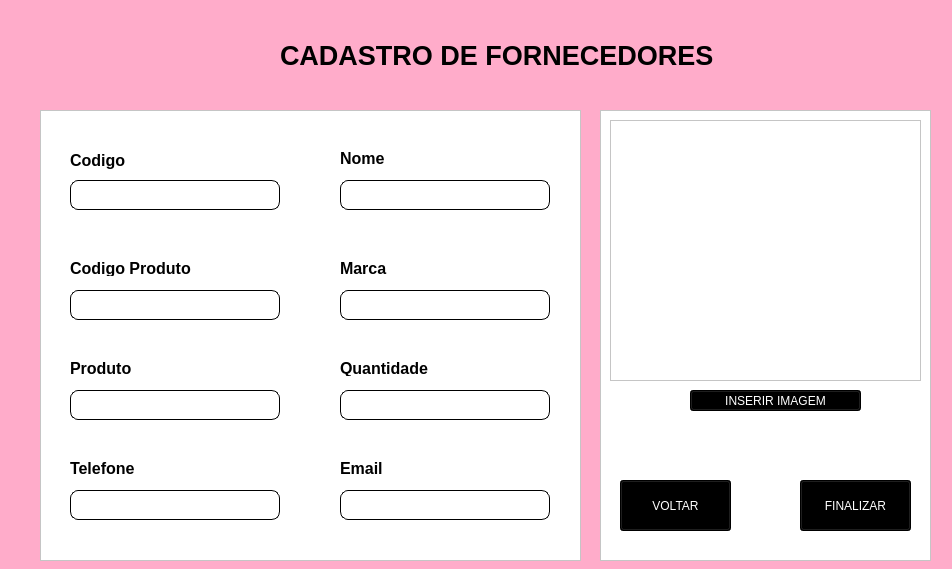
<?xml version="1.0" encoding="UTF-8"?>
<ui version="4.0">
 <class>Form</class>
 <widget class="QWidget" name="Form">
  <property name="geometry">
   <rect>
    <x>0</x>
    <y>0</y>
    <width>952</width>
    <height>569</height>
   </rect>
  </property>
  <property name="maximumSize">
   <size>
    <width>952</width>
    <height>569</height>
   </size>
  </property>
  <property name="windowTitle">
   <string>FORNECEDORES</string>
  </property>
  <property name="windowIcon">
   <iconset>
    <normaloff>../Users/889067/Downloads/2-removebg-preview.png</normaloff>../Users/889067/Downloads/2-removebg-preview.png</iconset>
  </property>
  <property name="styleSheet">
   <string notr="true">background-color: rgb(255, 172, 202);</string>
  </property>
  <widget class="QFrame" name="frame">
   <property name="geometry">
    <rect>
     <x>40</x>
     <y>110</y>
     <width>541</width>
     <height>451</height>
    </rect>
   </property>
   <property name="styleSheet">
    <string notr="true">background-color: rgb(255, 255, 255);</string>
   </property>
   <property name="frameShape">
    <enum>QFrame::StyledPanel</enum>
   </property>
   <property name="frameShadow">
    <enum>QFrame::Raised</enum>
   </property>
   <widget class="QLineEdit" name="id">
    <property name="geometry">
     <rect>
      <x>30</x>
      <y>70</y>
      <width>210</width>
      <height>30</height>
     </rect>
    </property>
    <property name="font">
     <font>
      <family>Nirmala UI</family>
     </font>
    </property>
    <property name="styleSheet">
     <string notr="true">QLineEdit {
background-color: #fff;
border: 1px solid #000000;
border-radius: 8px;
}

QLineEdit:focus {
border: 2px solid #000000;

}</string>
    </property>
   </widget>
   <widget class="QLineEdit" name="nome">
    <property name="geometry">
     <rect>
      <x>300</x>
      <y>70</y>
      <width>210</width>
      <height>30</height>
     </rect>
    </property>
    <property name="font">
     <font>
      <family>Nirmala UI</family>
     </font>
    </property>
    <property name="styleSheet">
     <string notr="true">QLineEdit {
background-color: #fff;
border: 1px solid #000000;
border-radius: 8px;
}

QLineEdit:focus {
border: 2px solid #000000;

}</string>
    </property>
   </widget>
   <widget class="QLineEdit" name="id_prod">
    <property name="geometry">
     <rect>
      <x>30</x>
      <y>180</y>
      <width>210</width>
      <height>30</height>
     </rect>
    </property>
    <property name="font">
     <font>
      <family>Nirmala UI</family>
     </font>
    </property>
    <property name="styleSheet">
     <string notr="true">QLineEdit {
background-color: #fff;
border: 1px solid #000000;
border-radius: 8px;
}

QLineEdit:focus {
border: 2px solid #000000;

}</string>
    </property>
   </widget>
   <widget class="QLineEdit" name="marca">
    <property name="geometry">
     <rect>
      <x>300</x>
      <y>180</y>
      <width>210</width>
      <height>30</height>
     </rect>
    </property>
    <property name="font">
     <font>
      <family>Nirmala UI</family>
     </font>
    </property>
    <property name="styleSheet">
     <string notr="true">QLineEdit {
background-color: #fff;
border: 1px solid #000000;
border-radius: 8px;
}

QLineEdit:focus {
border: 2px solid #000000;

}</string>
    </property>
   </widget>
   <widget class="QLineEdit" name="produto">
    <property name="geometry">
     <rect>
      <x>30</x>
      <y>280</y>
      <width>210</width>
      <height>30</height>
     </rect>
    </property>
    <property name="font">
     <font>
      <family>Nirmala UI</family>
     </font>
    </property>
    <property name="styleSheet">
     <string notr="true">QLineEdit {
background-color: #fff;
border: 1px solid #000000;
border-radius: 8px;
}

QLineEdit:focus {
border: 2px solid #000000;

}</string>
    </property>
   </widget>
   <widget class="QLineEdit" name="quantidade">
    <property name="geometry">
     <rect>
      <x>300</x>
      <y>280</y>
      <width>210</width>
      <height>30</height>
     </rect>
    </property>
    <property name="font">
     <font>
      <family>Nirmala UI</family>
     </font>
    </property>
    <property name="styleSheet">
     <string notr="true">QLineEdit {
background-color: #fff;
border: 1px solid #000000;
border-radius: 8px;
}

QLineEdit:focus {
border: 2px solid #000000;

}</string>
    </property>
   </widget>
   <widget class="QLabel" name="label_2">
    <property name="geometry">
     <rect>
      <x>30</x>
      <y>40</y>
      <width>121</width>
      <height>21</height>
     </rect>
    </property>
    <property name="font">
     <font>
      <family>Nirmala UI</family>
      <pointsize>12</pointsize>
      <weight>75</weight>
      <bold>true</bold>
     </font>
    </property>
    <property name="text">
     <string>Codigo</string>
    </property>
   </widget>
   <widget class="QLabel" name="label_3">
    <property name="geometry">
     <rect>
      <x>30</x>
      <y>150</y>
      <width>121</width>
      <height>16</height>
     </rect>
    </property>
    <property name="font">
     <font>
      <family>Nirmala UI</family>
      <pointsize>12</pointsize>
      <weight>75</weight>
      <italic>false</italic>
      <bold>true</bold>
     </font>
    </property>
    <property name="text">
     <string>Codigo Produto</string>
    </property>
   </widget>
   <widget class="QLabel" name="label_4">
    <property name="geometry">
     <rect>
      <x>30</x>
      <y>250</y>
      <width>121</width>
      <height>16</height>
     </rect>
    </property>
    <property name="font">
     <font>
      <family>Nirmala UI</family>
      <pointsize>12</pointsize>
      <weight>75</weight>
      <bold>true</bold>
     </font>
    </property>
    <property name="text">
     <string>Produto</string>
    </property>
   </widget>
   <widget class="QLabel" name="label_5">
    <property name="geometry">
     <rect>
      <x>300</x>
      <y>250</y>
      <width>121</width>
      <height>16</height>
     </rect>
    </property>
    <property name="font">
     <font>
      <family>Nirmala UI</family>
      <pointsize>12</pointsize>
      <weight>75</weight>
      <bold>true</bold>
     </font>
    </property>
    <property name="text">
     <string>Quantidade</string>
    </property>
   </widget>
   <widget class="QLabel" name="label_6">
    <property name="geometry">
     <rect>
      <x>300</x>
      <y>150</y>
      <width>121</width>
      <height>16</height>
     </rect>
    </property>
    <property name="font">
     <font>
      <family>Nirmala UI</family>
      <pointsize>12</pointsize>
      <weight>75</weight>
      <bold>true</bold>
     </font>
    </property>
    <property name="text">
     <string>Marca</string>
    </property>
   </widget>
   <widget class="QLabel" name="label_7">
    <property name="geometry">
     <rect>
      <x>300</x>
      <y>40</y>
      <width>121</width>
      <height>16</height>
     </rect>
    </property>
    <property name="font">
     <font>
      <family>Nirmala UI</family>
      <pointsize>12</pointsize>
      <weight>75</weight>
      <bold>true</bold>
     </font>
    </property>
    <property name="text">
     <string>Nome</string>
    </property>
   </widget>
   <widget class="QLineEdit" name="telefone">
    <property name="geometry">
     <rect>
      <x>30</x>
      <y>380</y>
      <width>210</width>
      <height>30</height>
     </rect>
    </property>
    <property name="font">
     <font>
      <family>Nirmala UI</family>
     </font>
    </property>
    <property name="styleSheet">
     <string notr="true">QLineEdit {
background-color: #fff;
border: 1px solid #000000;
border-radius: 8px;
}

QLineEdit:focus {
border: 2px solid #000000;

}</string>
    </property>
   </widget>
   <widget class="QLineEdit" name="email">
    <property name="geometry">
     <rect>
      <x>300</x>
      <y>380</y>
      <width>210</width>
      <height>30</height>
     </rect>
    </property>
    <property name="font">
     <font>
      <family>Nirmala UI</family>
     </font>
    </property>
    <property name="styleSheet">
     <string notr="true">QLineEdit {
background-color: #fff;
border: 1px solid #000000;
border-radius: 8px;
}

QLineEdit:focus {
border: 2px solid #000000;

}</string>
    </property>
   </widget>
   <widget class="QLabel" name="label_8">
    <property name="geometry">
     <rect>
      <x>30</x>
      <y>350</y>
      <width>121</width>
      <height>16</height>
     </rect>
    </property>
    <property name="font">
     <font>
      <family>Nirmala UI</family>
      <pointsize>12</pointsize>
      <weight>75</weight>
      <bold>true</bold>
     </font>
    </property>
    <property name="text">
     <string>Telefone</string>
    </property>
   </widget>
   <widget class="QLabel" name="label_9">
    <property name="geometry">
     <rect>
      <x>300</x>
      <y>350</y>
      <width>121</width>
      <height>16</height>
     </rect>
    </property>
    <property name="font">
     <font>
      <family>Nirmala UI</family>
      <pointsize>12</pointsize>
      <weight>75</weight>
      <bold>true</bold>
     </font>
    </property>
    <property name="text">
     <string>Email</string>
    </property>
   </widget>
  </widget>
  <widget class="QFrame" name="frame_2">
   <property name="geometry">
    <rect>
     <x>600</x>
     <y>110</y>
     <width>331</width>
     <height>451</height>
    </rect>
   </property>
   <property name="styleSheet">
    <string notr="true">background-color: rgb(255, 255, 255);</string>
   </property>
   <property name="frameShape">
    <enum>QFrame::StyledPanel</enum>
   </property>
   <property name="frameShadow">
    <enum>QFrame::Raised</enum>
   </property>
   <widget class="QTextBrowser" name="textBrowser">
    <property name="geometry">
     <rect>
      <x>10</x>
      <y>10</y>
      <width>311</width>
      <height>261</height>
     </rect>
    </property>
   </widget>
   <widget class="QPushButton" name="butaoimg">
    <property name="geometry">
     <rect>
      <x>90</x>
      <y>280</y>
      <width>171</width>
      <height>21</height>
     </rect>
    </property>
    <property name="font">
     <font>
      <family>Nirmala UI</family>
     </font>
    </property>
    <property name="styleSheet">
     <string notr="true">background-color: rgb(0, 0, 0);
color: rgb(255, 255, 255);</string>
    </property>
    <property name="text">
     <string>INSERIR IMAGEM</string>
    </property>
   </widget>
   <widget class="QPushButton" name="voltar">
    <property name="geometry">
     <rect>
      <x>20</x>
      <y>370</y>
      <width>111</width>
      <height>51</height>
     </rect>
    </property>
    <property name="font">
     <font>
      <family>Nirmala UI</family>
     </font>
    </property>
    <property name="styleSheet">
     <string notr="true">background-color: rgb(0, 0, 0);
color: rgb(255, 255, 255);</string>
    </property>
    <property name="text">
     <string>VOLTAR</string>
    </property>
   </widget>
   <widget class="QPushButton" name="finalizar">
    <property name="geometry">
     <rect>
      <x>200</x>
      <y>370</y>
      <width>111</width>
      <height>51</height>
     </rect>
    </property>
    <property name="font">
     <font>
      <family>Nirmala UI</family>
     </font>
    </property>
    <property name="styleSheet">
     <string notr="true">background-color: rgb(0, 0, 0);
color: rgb(255, 255, 255);</string>
    </property>
    <property name="text">
     <string>FINALIZAR</string>
    </property>
   </widget>
  </widget>
  <widget class="QLabel" name="label">
   <property name="geometry">
    <rect>
     <x>280</x>
     <y>20</y>
     <width>441</width>
     <height>71</height>
    </rect>
   </property>
   <property name="font">
    <font>
     <family>Nirmala UI</family>
     <pointsize>20</pointsize>
     <weight>75</weight>
     <bold>true</bold>
    </font>
   </property>
   <property name="text">
    <string>CADASTRO DE FORNECEDORES</string>
   </property>
  </widget>
  <widget class="QLabel" name="label_10">
   <property name="geometry">
    <rect>
     <x>44</x>
     <y>6</y>
     <width>181</width>
     <height>101</height>
    </rect>
   </property>
   <property name="text">
    <string/>
   </property>
   <property name="pixmap">
    <pixmap>iMAGENs/LOGO-removebg-preview.png</pixmap>
   </property>
   <property name="scaledContents">
    <bool>true</bool>
   </property>
  </widget>
 </widget>
 <resources/>
 <connections/>
</ui>
